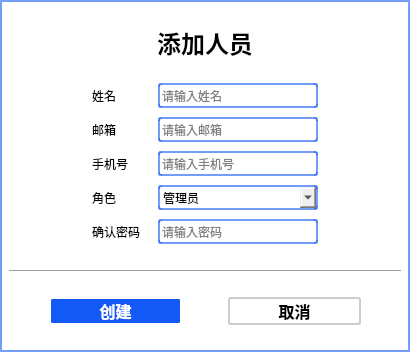
<?xml version="1.0" encoding="UTF-8"?>
<ui version="4.0">
 <class>DigAddPersonInfo</class>
 <widget class="QDialog" name="DigAddPersonInfo">
  <property name="geometry">
   <rect>
    <x>0</x>
    <y>0</y>
    <width>410</width>
    <height>352</height>
   </rect>
  </property>
  <property name="windowTitle">
   <string/>
  </property>
  <property name="styleSheet">
   <string notr="true">QWidget#widget_3{
border:2px solid rgba(19, 89, 245, 150);
background-color: rgb(255, 255, 255);
}
QPushButton,QLineEdit,QComboBox{
border:2px solid rgba(19, 89, 245, 150);
border-radius:3.2px;
}
QDialog{
border-radius:4.8px;
border:0px solid rgba(19, 89, 245, 150);;
}</string>
  </property>
  <layout class="QGridLayout" name="gridLayout_2">
   <property name="leftMargin">
    <number>0</number>
   </property>
   <property name="topMargin">
    <number>0</number>
   </property>
   <property name="rightMargin">
    <number>0</number>
   </property>
   <property name="bottomMargin">
    <number>0</number>
   </property>
   <property name="spacing">
    <number>0</number>
   </property>
   <item row="0" column="0">
    <widget class="QWidget" name="widget_3" native="true">
     <layout class="QGridLayout" name="gridLayout">
      <item row="9" column="0" colspan="3">
       <widget class="Line" name="line">
        <property name="orientation">
         <enum>Qt::Horizontal</enum>
        </property>
       </widget>
      </item>
      <item row="5" column="0" colspan="3">
       <layout class="QHBoxLayout" name="horizontalLayout_4">
        <item>
         <spacer name="horizontalSpacer_7">
          <property name="orientation">
           <enum>Qt::Horizontal</enum>
          </property>
          <property name="sizeHint" stdset="0">
           <size>
            <width>40</width>
            <height>20</height>
           </size>
          </property>
         </spacer>
        </item>
        <item>
         <widget class="QLabel" name="label_12">
          <property name="minimumSize">
           <size>
            <width>60</width>
            <height>28</height>
           </size>
          </property>
          <property name="text">
           <string>角色</string>
          </property>
         </widget>
        </item>
        <item>
         <widget class="QComboBox" name="comboBox_position">
          <property name="sizePolicy">
           <sizepolicy hsizetype="Expanding" vsizetype="Fixed">
            <horstretch>0</horstretch>
            <verstretch>0</verstretch>
           </sizepolicy>
          </property>
          <property name="minimumSize">
           <size>
            <width>160</width>
            <height>25</height>
           </size>
          </property>
          <item>
           <property name="text">
            <string>管理员</string>
           </property>
          </item>
          <item>
           <property name="text">
            <string>用户</string>
           </property>
          </item>
         </widget>
        </item>
        <item>
         <spacer name="horizontalSpacer_8">
          <property name="orientation">
           <enum>Qt::Horizontal</enum>
          </property>
          <property name="sizeHint" stdset="0">
           <size>
            <width>40</width>
            <height>20</height>
           </size>
          </property>
         </spacer>
        </item>
       </layout>
      </item>
      <item row="3" column="0" colspan="3">
       <layout class="QHBoxLayout" name="horizontalLayout_3">
        <item>
         <spacer name="horizontalSpacer_6">
          <property name="orientation">
           <enum>Qt::Horizontal</enum>
          </property>
          <property name="sizeHint" stdset="0">
           <size>
            <width>40</width>
            <height>20</height>
           </size>
          </property>
         </spacer>
        </item>
        <item>
         <widget class="QLabel" name="label_10">
          <property name="minimumSize">
           <size>
            <width>60</width>
            <height>28</height>
           </size>
          </property>
          <property name="text">
           <string>手机号</string>
          </property>
         </widget>
        </item>
        <item>
         <widget class="QLineEdit" name="lineEdit_phone">
          <property name="minimumSize">
           <size>
            <width>160</width>
            <height>25</height>
           </size>
          </property>
          <property name="placeholderText">
           <string>请输入手机号</string>
          </property>
         </widget>
        </item>
        <item>
         <spacer name="horizontalSpacer_4">
          <property name="orientation">
           <enum>Qt::Horizontal</enum>
          </property>
          <property name="sizeHint" stdset="0">
           <size>
            <width>40</width>
            <height>20</height>
           </size>
          </property>
         </spacer>
        </item>
       </layout>
      </item>
      <item row="2" column="0" colspan="3">
       <layout class="QHBoxLayout" name="horizontalLayout_5">
        <item>
         <spacer name="horizontalSpacer_9">
          <property name="orientation">
           <enum>Qt::Horizontal</enum>
          </property>
          <property name="sizeHint" stdset="0">
           <size>
            <width>40</width>
            <height>20</height>
           </size>
          </property>
         </spacer>
        </item>
        <item>
         <widget class="QLabel" name="label_11">
          <property name="minimumSize">
           <size>
            <width>60</width>
            <height>28</height>
           </size>
          </property>
          <property name="text">
           <string>邮箱</string>
          </property>
         </widget>
        </item>
        <item>
         <widget class="QLineEdit" name="lineEdit_mail">
          <property name="minimumSize">
           <size>
            <width>160</width>
            <height>25</height>
           </size>
          </property>
          <property name="placeholderText">
           <string>请输入邮箱</string>
          </property>
         </widget>
        </item>
        <item>
         <spacer name="horizontalSpacer_10">
          <property name="orientation">
           <enum>Qt::Horizontal</enum>
          </property>
          <property name="sizeHint" stdset="0">
           <size>
            <width>40</width>
            <height>20</height>
           </size>
          </property>
         </spacer>
        </item>
       </layout>
      </item>
      <item row="1" column="0" colspan="3">
       <layout class="QHBoxLayout" name="horizontalLayout">
        <item>
         <spacer name="horizontalSpacer_5">
          <property name="orientation">
           <enum>Qt::Horizontal</enum>
          </property>
          <property name="sizeHint" stdset="0">
           <size>
            <width>40</width>
            <height>20</height>
           </size>
          </property>
         </spacer>
        </item>
        <item>
         <widget class="QLabel" name="label_8">
          <property name="minimumSize">
           <size>
            <width>60</width>
            <height>28</height>
           </size>
          </property>
          <property name="text">
           <string>姓名</string>
          </property>
         </widget>
        </item>
        <item>
         <widget class="QLineEdit" name="lineEdit_name">
          <property name="minimumSize">
           <size>
            <width>160</width>
            <height>25</height>
           </size>
          </property>
          <property name="placeholderText">
           <string>请输入姓名</string>
          </property>
         </widget>
        </item>
        <item>
         <spacer name="horizontalSpacer_3">
          <property name="orientation">
           <enum>Qt::Horizontal</enum>
          </property>
          <property name="sizeHint" stdset="0">
           <size>
            <width>40</width>
            <height>20</height>
           </size>
          </property>
         </spacer>
        </item>
       </layout>
      </item>
      <item row="0" column="0" colspan="3">
       <widget class="QLabel" name="label_title">
        <property name="styleSheet">
         <string notr="true">font:bold 18pt;</string>
        </property>
        <property name="text">
         <string>添加人员</string>
        </property>
        <property name="alignment">
         <set>Qt::AlignCenter</set>
        </property>
       </widget>
      </item>
      <item row="6" column="0" colspan="3">
       <layout class="QHBoxLayout" name="horizontalLayout_6">
        <item>
         <spacer name="horizontalSpacer_11">
          <property name="orientation">
           <enum>Qt::Horizontal</enum>
          </property>
          <property name="sizeHint" stdset="0">
           <size>
            <width>40</width>
            <height>20</height>
           </size>
          </property>
         </spacer>
        </item>
        <item>
         <widget class="QLabel" name="label_13">
          <property name="minimumSize">
           <size>
            <width>60</width>
            <height>28</height>
           </size>
          </property>
          <property name="text">
           <string>确认密码</string>
          </property>
         </widget>
        </item>
        <item>
         <widget class="QLineEdit" name="lineEdit_password">
          <property name="minimumSize">
           <size>
            <width>160</width>
            <height>25</height>
           </size>
          </property>
          <property name="echoMode">
           <enum>QLineEdit::Password</enum>
          </property>
          <property name="placeholderText">
           <string>请输入密码</string>
          </property>
         </widget>
        </item>
        <item>
         <spacer name="horizontalSpacer_12">
          <property name="orientation">
           <enum>Qt::Horizontal</enum>
          </property>
          <property name="sizeHint" stdset="0">
           <size>
            <width>40</width>
            <height>20</height>
           </size>
          </property>
         </spacer>
        </item>
       </layout>
      </item>
      <item row="12" column="0" colspan="3">
       <layout class="QHBoxLayout" name="horizontalLayout_2">
        <item>
         <spacer name="horizontalSpacer">
          <property name="orientation">
           <enum>Qt::Horizontal</enum>
          </property>
          <property name="sizeType">
           <enum>QSizePolicy::Preferred</enum>
          </property>
          <property name="sizeHint" stdset="0">
           <size>
            <width>40</width>
            <height>20</height>
           </size>
          </property>
         </spacer>
        </item>
        <item>
         <widget class="QPushButton" name="btn_person_edit">
          <property name="sizePolicy">
           <sizepolicy hsizetype="Minimum" vsizetype="Fixed">
            <horstretch>0</horstretch>
            <verstretch>0</verstretch>
           </sizepolicy>
          </property>
          <property name="minimumSize">
           <size>
            <width>0</width>
            <height>0</height>
           </size>
          </property>
          <property name="font">
           <font>
            <family>Arial Black</family>
            <pointsize>12</pointsize>
            <weight>75</weight>
            <bold>true</bold>
           </font>
          </property>
          <property name="styleSheet">
           <string notr="true">color: rgb(255, 255, 255);
background-color: rgb(19, 89, 245);
border-color: rgb(255, 255, 255);</string>
          </property>
          <property name="text">
           <string>创建</string>
          </property>
         </widget>
        </item>
        <item>
         <spacer name="horizontalSpacer_13">
          <property name="orientation">
           <enum>Qt::Horizontal</enum>
          </property>
          <property name="sizeType">
           <enum>QSizePolicy::Preferred</enum>
          </property>
          <property name="sizeHint" stdset="0">
           <size>
            <width>40</width>
            <height>20</height>
           </size>
          </property>
         </spacer>
        </item>
        <item>
         <widget class="QPushButton" name="btn_quit">
          <property name="sizePolicy">
           <sizepolicy hsizetype="Minimum" vsizetype="Fixed">
            <horstretch>0</horstretch>
            <verstretch>0</verstretch>
           </sizepolicy>
          </property>
          <property name="minimumSize">
           <size>
            <width>0</width>
            <height>0</height>
           </size>
          </property>
          <property name="font">
           <font>
            <family>Arial Black</family>
            <pointsize>12</pointsize>
            <weight>75</weight>
            <bold>true</bold>
           </font>
          </property>
          <property name="styleSheet">
           <string notr="true">border-color: rgb(204, 204, 204);</string>
          </property>
          <property name="text">
           <string>取消</string>
          </property>
         </widget>
        </item>
        <item>
         <spacer name="horizontalSpacer_2">
          <property name="orientation">
           <enum>Qt::Horizontal</enum>
          </property>
          <property name="sizeType">
           <enum>QSizePolicy::Preferred</enum>
          </property>
          <property name="sizeHint" stdset="0">
           <size>
            <width>40</width>
            <height>20</height>
           </size>
          </property>
         </spacer>
        </item>
       </layout>
      </item>
      <item row="8" column="0" colspan="3">
       <spacer name="horizontalSpacer_15">
        <property name="orientation">
         <enum>Qt::Horizontal</enum>
        </property>
        <property name="sizeHint" stdset="0">
         <size>
          <width>40</width>
          <height>18</height>
         </size>
        </property>
       </spacer>
      </item>
      <item row="10" column="0" colspan="3">
       <spacer name="horizontalSpacer_16">
        <property name="orientation">
         <enum>Qt::Horizontal</enum>
        </property>
        <property name="sizeHint" stdset="0">
         <size>
          <width>40</width>
          <height>18</height>
         </size>
        </property>
       </spacer>
      </item>
      <item row="13" column="0" colspan="3">
       <spacer name="horizontalSpacer_14">
        <property name="orientation">
         <enum>Qt::Horizontal</enum>
        </property>
        <property name="sizeHint" stdset="0">
         <size>
          <width>40</width>
          <height>18</height>
         </size>
        </property>
       </spacer>
      </item>
     </layout>
    </widget>
   </item>
  </layout>
 </widget>
 <tabstops>
  <tabstop>lineEdit_name</tabstop>
  <tabstop>lineEdit_mail</tabstop>
  <tabstop>lineEdit_phone</tabstop>
  <tabstop>comboBox_position</tabstop>
  <tabstop>lineEdit_password</tabstop>
  <tabstop>btn_person_edit</tabstop>
  <tabstop>btn_quit</tabstop>
 </tabstops>
 <resources/>
 <connections/>
</ui>
